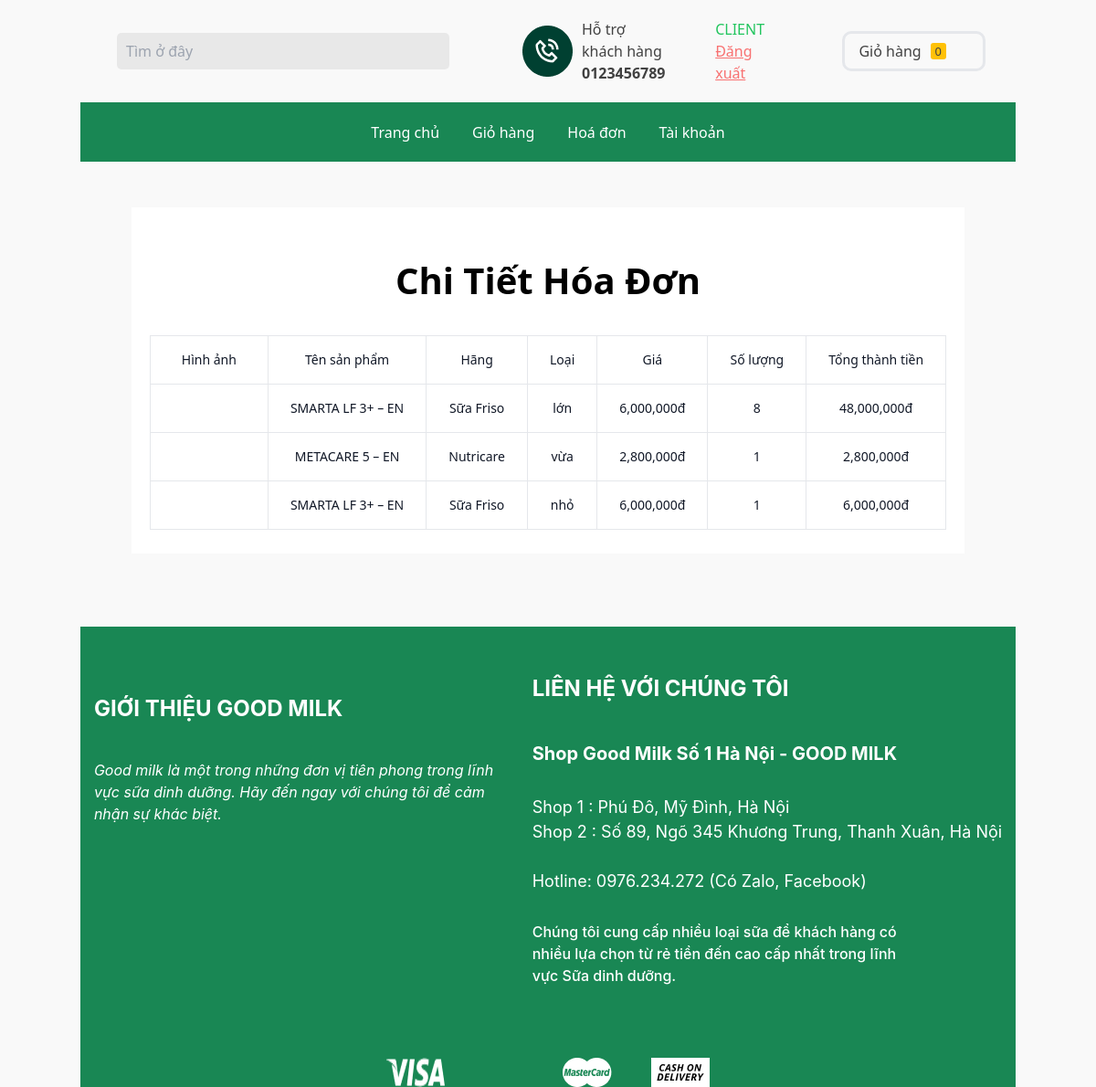
/?mod=bill&action=show&bill_id=24 (signed in), run on the app's committed database.
### tables this page shows
CREATE TABLE `bill_detail` (
  `id` int(11) NOT NULL,
  `id_products` int(11) NOT NULL,
  `id_bill` int(11) NOT NULL,
  `quantity` int(11) NOT NULL,
  `price_total` float NOT NULL,
  `price` int(11) NOT NULL,
  `type_name` varchar(255) DEFAULT NULL
);

CREATE TABLE `products` (
  `id` int(11) NOT NULL,
  `title` varchar(255) NOT NULL,
  `price` int(11) NOT NULL,
  `description` text NOT NULL,
  `images` varchar(255) NOT NULL,
  `quantity` int(11) NOT NULL,
  `brand_id` int(11) DEFAULT NULL,
  `category_id` int(11) DEFAULT NULL,
  `view` int(11) DEFAULT 0,
  `sold` int(11) DEFAULT 0
);

CREATE TABLE `brands` (
  `id` int(11) NOT NULL,
  `name` varchar(255) NOT NULL,
  `image` varchar(255) NOT NULL
);

### modules/client/bill/controllers/indexController.php (called while the page is built, shortened)
<?php
function showAction()
{
    if (isset($_GET['bill_id']) && $_GET['bill_id'] != '') {
        $bill_id = $_GET['bill_id'];
        $data['bills'] = get_bill_detail($bill_id);
    }
    load_view('show', $data);
}

### libraries/database.php (called while the page is built, shortened)
<?php
function db_query($query_string)
{
    global $conn;
    $result = mysqli_query($conn, $query_string);
    return $result;
}
function db_fetch_array($query_string)
{
    $result = array();
    $mysqli_result = db_query($query_string);
    while ($row = mysqli_fetch_assoc($mysqli_result)) {
        $result[] = $row;
    }
    return $result;
}

### modules/client/bill/models/indexModel.php (called while the page is built, shortened)
<?php
function get_bill_detail($bill_id)
{
  $result = db_fetch_array("SELECT
  p.images,
  p.title,
  bt.type_name,
  bt.quantity,
  bt.price,
  bt.price_total,
  b.name as b_name
FROM bill_detail bt
  JOIN products p ON p.id = bt.id_products
  JOIN brands b ON b.id = p.brand_id
WHERE id_bill = $bill_id");
  return $result;
}

### core/router.php (called while the page is built, shortened)
<?php
$method = $_SERVER['REQUEST_METHOD'] === 'GET' ? '' : $_SERVER['REQUEST_METHOD'];
$action_name = get_action() . ucfirst(strtolower($method)) . 'Action';
call_function(array('construct', $action_name));

### core/appload.php (called while the page is built, shortened)
<?php
require CONFIGPATH . DIRECTORY_SEPARATOR . 'database.php';
require CONFIGPATH . DIRECTORY_SEPARATOR . 'config.php';
require LIBPATH . DIRECTORY_SEPARATOR . 'database.php';
require COREPATH . DIRECTORY_SEPARATOR . 'base.php';
require COREPATH . DIRECTORY_SEPARATOR . 'router.php';

### index.php (called while the page is built, shortened)
<?php
require COREPATH.DIRECTORY_SEPARATOR.'appload.php';

### config/config.php (called while the page is built)
<?php
$config['base_url'] = "http://localhost/shop.projectmvc.vn/";
$config['default_role'] = 'client';
$config['default_module'] = 'home';
$config['default_controller'] = 'index';
$config['default_action'] = 'index';

### helper/format.php (called while the page is built)
<?php
function currency_format($number, $suffix = 'đ'){
    return number_format($number).$suffix;
}

### modules/client/bill/views/showView.php (the view, shortened to what this page needs)
<main class="flex justify-center py-[50px] px-10">
  <div class="bg-white mb-[30px] p-5">
    <h2 class="my-[30px] text-[40px] font-bold text-center">Chi Tiết Hóa Đơn</h2>
    <div class="flex flex-col">
      <div class="overflow-x-auto sm:-mx-6 lg:-mx-8">
        <div class=" inline-block min-w-full sm:px-6 lg:px-8">
          <div class="overflow-hidden">
            <table class="min-w-full border text-center">
              <thead class="border-b">
                <tr>
                  <th scope="col" class="text-sm font-medium text-gray-900 px-6 py-4 border-r">
                    Hình ảnh
                  </th>
                  <th scope="col" class="text-sm font-medium text-gray-900 px-6 py-4 border-r">
                    Tên sản phẩm
                  </th>
                  <th scope="col" class="text-sm font-medium text-gray-900 px-6 py-4 border-r">
                    Hãng
                  </th>
                  <th scope="col" class="text-sm font-medium text-gray-900 px-6 py-4 border-r">
                    Loại
                  </th>
                  <th scope="col" class="text-sm font-medium text-gray-900 px-6 py-4 border-r">
                    Giá
                  </th>
                  <th scope="col" class="text-sm font-medium text-gray-900 px-6 py-4 border-r">
                    Số lượng
                  </th>
                  <th scope="col" class="text-sm font-medium text-gray-900 px-6 py-4 border-r">
                    Tổng thành tiền
                  </th>
                </tr>
              </thead>
              <tbody>
                <?php foreach ($bills as $b) : ?>
                  <tr class="bg-white border-b">
                    <td class="px-6 py-4 whitespace-nowrap text-sm font-medium text-gray-900 border-r">
                    </td>
                    <td class="text-sm text-gray-900 font-light px-6 py-4 whitespace-nowrap border-r">
                      <?= $b['title'] ?>
                    </td>
                    <td class="text-sm text-gray-900 font-light px-6 py-4 whitespace-nowrap border-r">
                      <?= $b['b_name'] ?>
                    </td>
                    <td class="text-sm text-gray-900 font-light px-6 py-4 whitespace-nowrap border-r">
                      <?= $b['type_name'] ?>
                    </td>
                    <td class="text-sm text-gray-900 font-light px-6 py-4 whitespace-nowrap border-r">
                      <?= currency_format($b['price'])   ?>
                    </td>
                    <td class="text-sm text-gray-900 font-light px-6 py-4 whitespace-nowrap border-r">
                      <?= $b['quantity'] ?>
                    </td>
                    <td class="text-sm text-gray-900 font-light px-6 py-4 whitespace-nowrap border-r">
                      <?= currency_format($b['price_total']) ?>
                    </td>
                  </tr>
                <?php endforeach; ?>
              </tbody>
            </table>
          </div>
        </div>
      </div>
    </div>
  </div>
</main>

### core/base.php (shortened to what this page needs)
<?php
function get_role()
{
    global $config;
    $role = isset($_GET['role']) ? $_GET['role'] : $config['default_role'];
    return $role;
}
function get_module()
{
    global $config;
    $module = isset($_GET['mod']) ? $_GET['mod'] : $config['default_module'];
    return $module;
}
function call_function($list_function = array())
{
    if (is_array($list_function)) {
        foreach ($list_function as $f) {
            if (function_exists($f() ??'')) {
                $f();
            }
        }
    }
}
function load_view($name, $data_send = array())
{
    $data = $data_send;
    $path = MODULESPATH . DIRECTORY_SEPARATOR . get_role() . DIRECTORY_SEPARATOR .  get_module() . DIRECTORY_SEPARATOR . 'views' . DIRECTORY_SEPARATOR . $name . 'View.php';
    if (file_exists($path)) {
        require $path;
    } else {
        echo "Không tìm thấy {$path}";
    }
}
function get_header($name = '', $title = '')
{
    global $data;
    if (empty($name)) {
        $name = 'header';
    } else {
        $name = "header-{$name}";
    }
    $path = LAYOUTPATH . DIRECTORY_SEPARATOR . $name . '_' . get_role() . '.php';
    if (file_exists($path)) {
        if (is_array($data)) {
            foreach ($data as $key => $a) {
                $$key = $a;
            }
        }
        require $path;
    } else {
        echo "Không tìm thấy {$path}";
    }
}
function get_footer($name = '')
{
    global $data;
    if (empty($name)) {
        $name = 'footer';
    } else {
        $name = "footer-{$name}";
    }
    $path = LAYOUTPATH . DIRECTORY_SEPARATOR . $name . '_' . get_role() . '.php';
    if (file_exists($path)) {
        if (is_array($data)) {
            foreach ($data as $key => $a) {
                $$key = $a;
            }
        }
        require $path;
    } else {
        echo "Không tìm thấy {$path}";
    }
}
function is_login()
{
    return isset($_SESSION["login"]);
}
function get_login()
{
    return $_SESSION["login"];
}
function is_ss($key)
{
    return isset($_SESSION["$key"]);
}

### data on the page
bill_detail: id_products.title "SMARTA LF 3+ – EN", brands.name "Sữa Friso", type_name "lớn", price "6,000,000đ", quantity "8", price_total "48,000,000đ"
bill_detail: id_products.title "METACARE 5 – EN", brands.name "Nutricare", type_name "vừa", price "2,800,000đ", quantity "1", price_total "2,800,000đ"
bill_detail: id_products.title "SMARTA LF 3+ – EN", brands.name "Sữa Friso", type_name "nhỏ", price "6,000,000đ", quantity "1", price_total "6,000,000đ"
